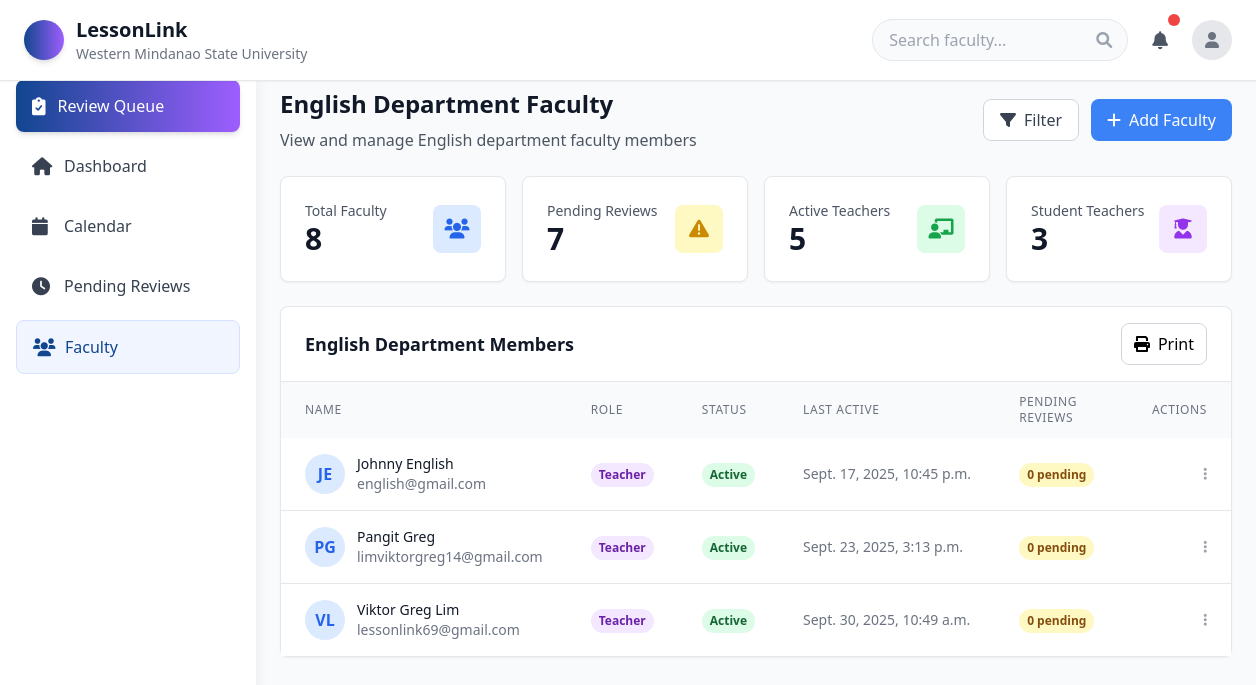
/dep_faculty/ (signed in), run on the app's committed database.
### lesson/models.py (models this page shows, shortened)
class User(AbstractUser):
    ROLE_CHOICES = [
        ('Student Teacher', 'Student Teacher'),
        ('Teacher', 'Teacher'),
        ('Department Head', 'Department Head'),
    ]
    username = None
    email = models.EmailField(unique=True)
    middle_name = models.CharField(max_length=100, blank=True, null=True)
    dob = models.DateField(null=True, blank=True)
    role = models.CharField(max_length=100, choices=ROLE_CHOICES)
    rank = models.CharField(max_length=100)
    department = models.CharField(max_length=100)
    school = models.ForeignKey(
        "SchoolRegistration",  # reference your school model
        on_delete=models.SET_NULL,
        blank=True,
        null=True,
        related_name="users"
    )
    affiliations = models.TextField(blank=True, null=True)
    profile_picture = models.ImageField(
        upload_to='profile_pictures/',
        null=True,
        blank=True,
        help_text="Profile picture for the user"
    )
    USERNAME_FIELD = 'email'
    REQUIRED_FIELDS = ['first_name', 'last_name', 'role', 'rank', 'department']
    objects = CustomUserManager()

### lesson/views.py (the view)
# urls.py: path('dep_faculty/', Dep_Faculty, name='Dep_Faculty'),
@login_required
def Dep_Faculty(request):
    user = request.user
    if user.role != "Department Head":
        messages.error(request, "You are not allowed to access this page.")
        return redirect("dashboard")
    faculty_members = User.objects.filter(
        department=user.department,
        school=user.school,
        role__in=["Teacher", "Student Teacher"]
    ).order_by("role", "last_name")
    total_faculty = faculty_members.count()
    active_teachers = faculty_members.filter(role="Teacher").count()  # if you have a status field, add .filter(status="Active")
    student_teachers = faculty_members.filter(role="Student Teacher").count()
    pending_reviews = 0  # placeholder until you add LessonPlan or similar model
    return render(request, "Dep_Faculty.html", {
        "user": user,
        "faculty_members": faculty_members,
        "department": user.department,
        "total_faculty": total_faculty,
        "active_teachers": active_teachers,
        "student_teachers": student_teachers,
        "pending_reviews": pending_reviews,
    })

### lesson/context_processors.py (called while the page is built)
def user_school_info(request):
    if request.user.is_authenticated:
        return {
            'user_school': request.user.school,
            'user_department': request.user.department,
            'user_role': request.user.role,
        }
    return {}

### lesson/templates/Dep_Faculty.html (shortened to what this page needs)
<!DOCTYPE html>
<html lang="en">
<head>
    <script src="https://cdn.tailwindcss.com"></script>
    <link href="https://cdnjs.cloudflare.com/ajax/libs/font-awesome/6.0.0/css/all.min.css" rel="stylesheet">
</head>
<body class="bg-gray-50 min-h-screen">
    <header class="bg-white shadow-sm border-b fixed top-0 left-0 right-0 z-40">
        <div class="flex items-center justify-between px-4 py-3 md:px-6 md:py-4">
            <div class="flex items-center space-x-3 flex-1 md:flex-none">
                <div class="w-10 h-10 bg-gradient-to-r from-primary to-secondary rounded-full shadow-md"></div>
                <div class="hidden sm:block">
                    <h1 class="text-xl font-bold text-gray-900">LessonLink</h1>
                    <p class="text-sm text-gray-500 hidden lg:block">Western Mindanao State University</p>
                </div>
            </div>
            <div class="flex items-center space-x-2 md:space-x-4">
                <div class="relative hidden md:block">
                    <input type="text" placeholder="Search faculty..."
                        class="w-64 px-4 py-2 bg-gray-50 border border-gray-200 rounded-full focus:outline-none focus:ring-2 focus:ring-purple-500 focus:border-transparent transition-all">
                    <i class="fas fa-search absolute right-4 top-1/2 transform -translate-y-1/2 text-gray-400"></i>
                </div>
                <div class="relative">
                    <button id="notification-btn"
                        class="relative p-2 text-gray-600 hover:bg-gray-100 rounded-lg transition-colors">
                        <i class="fas fa-bell text-lg"></i>
                        <span id="notification-badge"
                            class="absolute -top-1 -right-1 w-3 h-3 bg-red-500 rounded-full"></span>
                    </button>
                </div>
                <div class="relative">
                    <button id="profile-btn"
                        class="w-10 h-10 rounded-full bg-gray-200 flex items-center justify-center hover:bg-gray-300 transition-colors">
                        <i class="fas fa-user text-gray-500"></i>
                    </button>
                </div>
            </div>
        </div>
    </header>
    <div class="flex pt-16">
        <aside id="sidebar"
            class="w-64 bg-white shadow-lg h-screen fixed top-16 left-0 -translate-x-full md:translate-x-0 sidebar-transition z-30">
            <nav class="p-4 space-y-2">
                <button
                    class="w-full flex items-center space-x-3 px-4 py-3 bg-gradient-to-r from-primary to-secondary text-white rounded-lg hover:from-[#0d3a7a] hover:to-[#8c4de6] transition-all shadow-md">
                    <i class="fas fa-clipboard-check text-lg"></i>
                    <span class="font-medium">Review Queue</span>
                </button>
                <a href="{% url 'Dep_Dash' %}"
                    class="flex items-center space-x-3 px-4 py-3 text-gray-700 hover:bg-[#f0f5ff] rounded-lg transition-colors group">
                    <i class="fas fa-home text-lg w-5 group-hover:text-primary transition-colors"></i>
                    <span>Dashboard</span>
                </a>
                <a href="{% url 'dep_calendar' %}"
                    class="flex items-center space-x-3 px-4 py-3 text-gray-700 hover:bg-[#f0f5ff] rounded-lg transition-colors group]">
                    <i class="fas fa-calendar text-lg w-5"></i>
                    <span class="font-medium">Calendar</span>
                </a>
                <a href="{% url 'Dep_Pending' %}"
                    class="flex items-center space-x-3 px-4 py-3 text-gray-700 hover:bg-[#f0f5ff] rounded-lg transition-colors group">
                    <i class="fas fa-clock text-lg w-5 group-hover:text-primary transition-colors"></i>
                    <span>Pending Reviews</span>
                </a>
                <a href="#"
                    class="flex items-center space-x-3 px-4 py-3 text-primary bg-[#f0f5ff] rounded-lg border border-[#d6e0ff]">
                    <i class="fas fa-users text-lg w-5"></i>
                    <span class="font-medium">Faculty</span>
                </a>
            </nav>
        </aside>
        <main class="flex-1 p-4 md:p-6 md:ml-64">
            <div class="flex flex-col sm:flex-row sm:items-center sm:justify-between mb-6">
                <div>
                    <h1 class="text-2xl font-bold text-gray-900 mb-2">English Department Faculty</h1>
                    <p class="text-gray-600">View and manage English department faculty members</p>
                </div>
                <div class="flex space-x-3 mt-4 sm:mt-0">
                    <button class="bg-white text-gray-700 px-4 py-2 rounded-lg border border-gray-300 hover:bg-gray-50 transition-colors flex items-center space-x-2">
                        <i class="fas fa-filter"></i>
                        <span>Filter</span>
                    </button>
                    <button class="bg-accent text-white px-4 py-2 rounded-lg hover:bg-blue-700 transition-colors flex items-center space-x-2">
                        <i class="fas fa-plus"></i>
                        <span>Add Faculty</span>
                    </button>
                </div>
            </div>
            <div class="grid grid-cols-1 md:grid-cols-2 lg:grid-cols-4 gap-4 mb-6">
                <div class="bg-white rounded-lg shadow-sm border p-6">
                    <div class="flex items-center justify-between">
                        <div>
                            <p class="text-gray-600 text-sm font-medium">Total Faculty</p>
                            <p class="text-3xl font-bold text-gray-900">8</p>
                        </div>
                        <div class="w-12 h-12 bg-blue-100 rounded-lg flex items-center justify-center">
                            <i class="fas fa-users text-blue-600 text-xl"></i>
                        </div>
                    </div>
                </div>
                <div class="bg-white rounded-lg shadow-sm border p-6">
                    <div class="flex items-center justify-between">
                        <div>
                            <p class="text-gray-600 text-sm font-medium">Pending Reviews</p>
                            <p class="text-3xl font-bold text-gray-900">7</p>
                        </div>
                        <div class="w-12 h-12 bg-yellow-100 rounded-lg flex items-center justify-center">
                            <i class="fas fa-exclamation-triangle text-yellow-600 text-xl"></i>
                        </div>
                    </div>
                </div>
                <div class="bg-white rounded-lg shadow-sm border p-6">
                    <div class="flex items-center justify-between">
                        <div>
                            <p class="text-gray-600 text-sm font-medium">Active Teachers</p>
                            <p class="text-3xl font-bold text-gray-900">5</p>
                        </div>
                        <div class="w-12 h-12 bg-green-100 rounded-lg flex items-center justify-center">
                            <i class="fas fa-chalkboard-teacher text-green-600 text-xl"></i>
                        </div>
                    </div>
                </div>
                <div class="bg-white rounded-lg shadow-sm border p-6">
                    <div class="flex items-center justify-between">
                        <div>
                            <p class="text-gray-600 text-sm font-medium">Student Teachers</p>
                            <p class="text-3xl font-bold text-gray-900">3</p>
                        </div>
                        <div class="w-12 h-12 bg-purple-100 rounded-lg flex items-center justify-center">
                            <i class="fas fa-user-graduate text-purple-600 text-xl"></i>
                        </div>
                    </div>
                </div>
            </div>
            <div class="bg-white rounded-lg shadow-sm border">
                <div class="px-6 py-4 border-b border-gray-200">
                    <div class="flex flex-col sm:flex-row sm:items-center sm:justify-between">
                        <h2 class="text-lg font-semibold text-gray-900 mb-4 sm:mb-0">English Department Members</h2>
                        <div class="flex items-center space-x-3">
                            <button id="print-btn" class="flex items-center space-x-2 px-3 py-2 border border-gray-300 rounded-lg hover:bg-gray-50 transition-colors">
                                <i class="fas fa-print"></i>
                                <span>Print</span>
                            </button>
                        </div>
                    </div>
                </div>
                <div class="overflow-x-auto">
                    <table class="w-full" id="faculty-table">
                        <thead class="bg-gray-50">
                            <tr>
                                <th class="px-6 py-3 text-left text-xs font-medium text-gray-500 uppercase tracking-wider">Name</th>
                                <th class="px-6 py-3 text-left text-xs font-medium text-gray-500 uppercase tracking-wider">Role</th>
                                <th class="px-6 py-3 text-left text-xs font-medium text-gray-500 uppercase tracking-wider">Status</th>
                                <th class="px-6 py-3 text-left text-xs font-medium text-gray-500 uppercase tracking-wider">Last Active</th>
                                <th class="px-6 py-3 text-left text-xs font-medium text-gray-500 uppercase tracking-wider">Pending Reviews</th>
                                <th class="px-6 py-3 text-left text-xs font-medium text-gray-500 uppercase tracking-wider no-print">Actions</th>
                            </tr>
                        </thead>
                        <tbody class="bg-white divide-y divide-gray-200">
    {% for member in faculty_members %}
    <tr class="hover:bg-gray-50 fade-in">
        <td class="px-6 py-4 whitespace-nowrap">
            <div class="flex items-center">
                <div class="w-10 h-10 rounded-full bg-blue-100 flex items-center justify-center no-print">
                    <span class="text-blue-600 font-semibold">
                        {{ member.first_name|first }}{{ member.last_name|first }}
                    </span>
                </div>
                <div class="ml-3">
                    <p class="text-sm font-medium text-gray-900">
                        {{ member.first_name }} {{ member.last_name }}
                    </p>
                    <p class="text-sm text-gray-500">{{ member.email }}</p>
                </div>
            </div>
        </td>
        <td class="px-6 py-4 whitespace-nowrap">
            <span class="inline-flex px-2 py-1 text-xs font-semibold rounded-full
                {% if member.role == 'Teacher' %} bg-purple-100 text-purple-800
                {% elif member.role == 'Student Teacher' %} bg-pink-100 text-pink-800
                {% else %} bg-blue-100 text-blue-800 {% endif %}">
                {{ member.role }}
            </span>
        </td>
        <td class="px-6 py-4 whitespace-nowrap">
            <span class="inline-flex px-2 py-1 text-xs font-semibold rounded-full bg-green-100 text-green-800">
                Active
            </span>
        </td>
        <td class="px-6 py-4 whitespace-nowrap text-sm text-gray-500">
            {{ member.last_login|default:"N/A" }}
        </td>
        <td class="px-6 py-4 whitespace-nowrap">
            <span class="inline-flex px-2 py-1 text-xs font-semibold rounded-full bg-yellow-100 text-yellow-800">
                0 pending
            </span>
        </td>
        <td class="px-6 py-4 whitespace-nowrap text-right text-sm font-medium no-print">
            <button class="text-gray-400 hover:text-gray-600">
                <i class="fas fa-ellipsis-v"></i>
            </button>
        </td>
    </tr>
    {% empty %}
    <tr>
        <td colspan="6" class="px-6 py-4 text-center text-sm text-gray-500">
            No faculty members found in your department.
        </td>
    </tr>
    {% endfor %}
</tbody>
                    </table>
                </div>
            </div>
        </main>
    </div>
</body>
</html>

### lesson/templates/Dep_Faculty.html (style rules this page uses)
.sidebar-transition { transition: transform 0.3s cubic-bezier(0.4, 0, 0.2, 1); }
.fade-in { animation: fadeIn 0.5s ease-out; }

### data on the page
User: first_name|first "J", last_name|first "E", first_name "Johnny", last_name "English", email "english@gmail.com", role "Teacher", last_login "Sept. 17, 2025, 10:45 p.m."
User: first_name|first "P", last_name|first "G", first_name "Pangit", last_name "Greg", email "limviktorgreg14@gmail.com", role "Teacher", last_login "Sept. 23, 2025, 3:13 p.m."
User: first_name|first "V", last_name|first "L", first_name "Viktor Greg", last_name "Lim", email "lessonlink69@gmail.com", role "Teacher", last_login "Sept. 30, 2025, 10:49 a.m."
